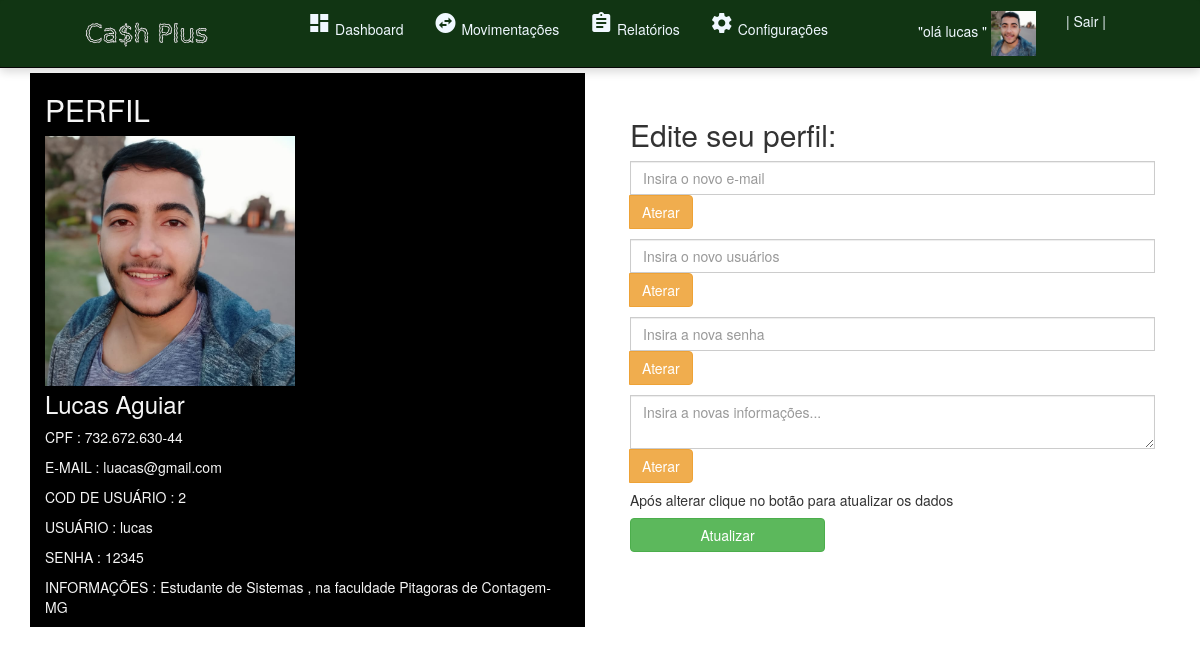
The page /perfil.php (signed in) on the database its author committed.
### tables this page shows
CREATE TABLE `usuario` (
  `COD_Usuario` int(10) UNSIGNED NOT NULL,
  `cpf` varchar(255) NOT NULL,
  `nome` varchar(255) NOT NULL,
  `login` varchar(255) NOT NULL,
  `senha` varchar(50) NOT NULL,
  `email` varchar(100) NOT NULL,
  `cont_acesso` int(10) DEFAULT '0',
  `path_avatar` varchar(1024) DEFAULT '_imgs\\avatar.png',
  `ultimo_acesso` varchar(255) DEFAULT 'Nunca Acessou',
  `informacoes` varchar(1024) DEFAULT 'Sem Informações'
);

### perfil.php (the view, shortened to what this page needs)
<?php
include('conexao.php');
if ((!isset($_SESSION['login']) == true) and (!isset($_SESSION['senha']) == true)) {
  session_destroy();
  unset($_SESSION['login']);
  unset($_SESSION['senha']);
  unset($_SESSION['path_avatar']);
  header('location:naoAutenticado.php');
  exit;
} else {
 $sql= mysqli_query($conn, "select * from usuario where COD_Usuario=".$_SESSION['id']."") or die("Erro");
$dadosUser =mysqli_fetch_assoc($sql);
  ?>
  <!doctype html>
  <html lang="pt=br">
  <head>
    <link rel="stylesheet" href="https://stackpath.bootstrapcdn.com/bootstrap/4.1.3/css/bootstrap.min.css">
    <link href="_css/dashboard.css" rel="stylesheet">
    <link href="_css/estilo.css" rel="stylesheet">
    <link rel="stylesheet" href="https://cdnjs.cloudflare.com/ajax/libs/twitter-bootstrap/3.3.7/css/bootstrap.min.css">
    <div>
  </head>
  <body>
    <div>
      <nav class="navbar navbar-inverse navbar-static-top" role="navigation">
        <div class="collapse navbar-collapse" id="bs-example-navbar-collapse-1">
          <nav class="navbar navbar-dark fixed-top bg-dark flex-md-nowrap p-0 shadow  ">
            <a href="home.php"><img src="_imgs/logo.png" width="135" alt="cash plus"></a>
            <ul class="nav flex ">
              <li class="nav-item ">
                <a class="nav-link" href="home.php">
                  <i class="material-icons md-25 icon">dashboard</i>
                  Dashboard
                </a>
              </li>
              <li class="nav-item">
                <a class="nav-link active" href="movimentacoes.php">
                  <i class="material-icons md-25 icon">swap_horizontal_circle </i>
                  Movimentações
                </a>
              </li>
              <li class="nav-item">
                <a class="nav-link" href="relatorios.php">
                  <i class="material-icons md-25">assignment</i>
                  Relatórios
                </a>
              </li>
              <li class="nav-item">
                <a class="nav-link" href="config.php">
                  <i class="material-icons md-25 icon">settings</i>
                  Configurações
                </a>
              </li>
              <li class="nav-item text-nowrap pl-5  ml-5">
                <a href="perfil.php"> "olá <?php echo $_SESSION['login']; ?> " <img src="<?php echo $_SESSION['path_avatar'];  ?>" alt="avatar" width="45"></a>
              </li>
              <li class="nav-item text-nowrap">
                <a class="nav-link" href="logout.php"> | Sair |</a>
              </li>
            </ul>
          </nav>
        </div>
    </div>
    <div class="container ">
        <div class="row">
            <div class="media mt-2 col box1 ">
                <div class="media-body">
                    <h2>PERFIL</h2>
                <img class="align-self-center  " src="<?php echo $dadosUser['path_avatar'] ?>" alt="avatar" width="250">
                    <h3 class="mt-2 "><?php echo $dadosUser['nome'] ?> </h3>
                    <p>CPF : <?php echo $dadosUser['cpf'] ?></p>
                    <p>E-MAIL : <?php echo $dadosUser['email'] ?></p>
                    <p>COD DE USUÁRIO : <?php echo $dadosUser['COD_Usuario'] ?></p>
                    <p>USUÁRIO : <?php echo $dadosUser['login'] ?></p>
                    <p>SENHA : <?php echo $dadosUser['senha'] ?></p>
                    <p>INFORMAÇÕES : <?php echo $dadosUser['informacoes'] ?></p>
                </div>
            </div>
            <div class="col ml-5 mt-5 ">
                <h2>Edite seu perfil:</h2>
                <form method="get" action="<?php echo $_SERVER["PHP_SELF"] ?>">
                    <div class="input-group mb-3">
                        <input type="text" class="form-control"  required name="valor" placeholder="Insira o novo e-mail" aria-describedby="button-addon1">
                        <div class="input-group-append">
                            <button class="btn btn-warning" type="submit" id="button-addon1">Aterar</button>
                        </div>
                    </div>
                </form>
                <form method="get" action="<?php echo $_SERVER["PHP_SELF"] ?>">
                    <div class="input-group mb-3">
                        <input type="text" class="form-control" required name="valor" placeholder="Insira o novo usuários" aria-describedby="button-addon2">
                        <div class="input-group-append">
                            <button class="btn btn-warning" type="submit" id="button-addon2">Aterar</button>
                        </div>
                    </div>
                </form>
                <form method="get" action="<?php echo $_SERVER["PHP_SELF"] ?>">
                    <div class="input-group mb-3">
                        <input type="text" class="form-control" required name="valor" placeholder="Insira a nova senha" aria-describedby="button-addon3">
                        <div class="input-group-append">
                            <button class="btn btn-warning" type="submit" id="button-addon3">Aterar</button>
                        </div>
                    </div>
                </form>
                <form method="get" action="<?php echo $_SERVER["PHP_SELF"] ?>">
                    <div class="input-group mb-3">
                        <textarea type="text" class="form-control" aria-label="With textarea" required name="valor" placeholder="Insira a novas informações..." aria-describedby="button-addon4"></textarea>
                        <div class="input-group-append">
                            <button class="btn btn-warning" type="submit" id="button-addon4">Aterar</button>
                        </div>
                    </div>
                </form>
                <form>
                    <h5>Após alterar clique no botão para atualizar os dados</h5>
                    <input class="btn btn-success" type="button " value="Atualizar" onClick="history.go(0)">
                </form>
            </div>
        </div>
    </div>
  </body>
  </html>
<?php } ?>

### _css/dashboard.css (style rules this page uses)
body { font-size: .875rem; }
.fixed-top { position: fixed; top: 0; right: 0; left: 0; z-index: 1030; }
.flex-md-nowrap { -ms-flex-wrap: nowrap !important; flex-wrap: nowrap !important; }
.navbar { position: relative !important; display: -ms-flexbox !important; display: flex !important; -ms-flex-wrap: wrap !important; flex-wrap: wrap !important; -ms-flex-align: center !important; align-items: center !important; -ms-flex-pack: justify !important; justify-content: space-between !important; padding: 0px !important; margin: 0px !important; background-color:rgb(17, 53, 19) !important; }
.navbar a { color: aliceblue; }

### _css/estilo.css (style rules this page uses)
:root { --input-padding-x: .75rem; --input-padding-y: .75rem; }
html,body { height: 100%; }
.box1 { background: black; color: whitesmoke; }

### rows shown on the page
usuario: nome "Lucas Aguiar", cpf "732.672.630-44", email "luacas@gmail.com", COD_Usuario "2", login "lucas", senha "12345", informacoes "Estudante de Sistemas , na faculdade Pitagoras de Contagem-MG"

### other values the page prints
$_SESSION['login'] "lucas"
